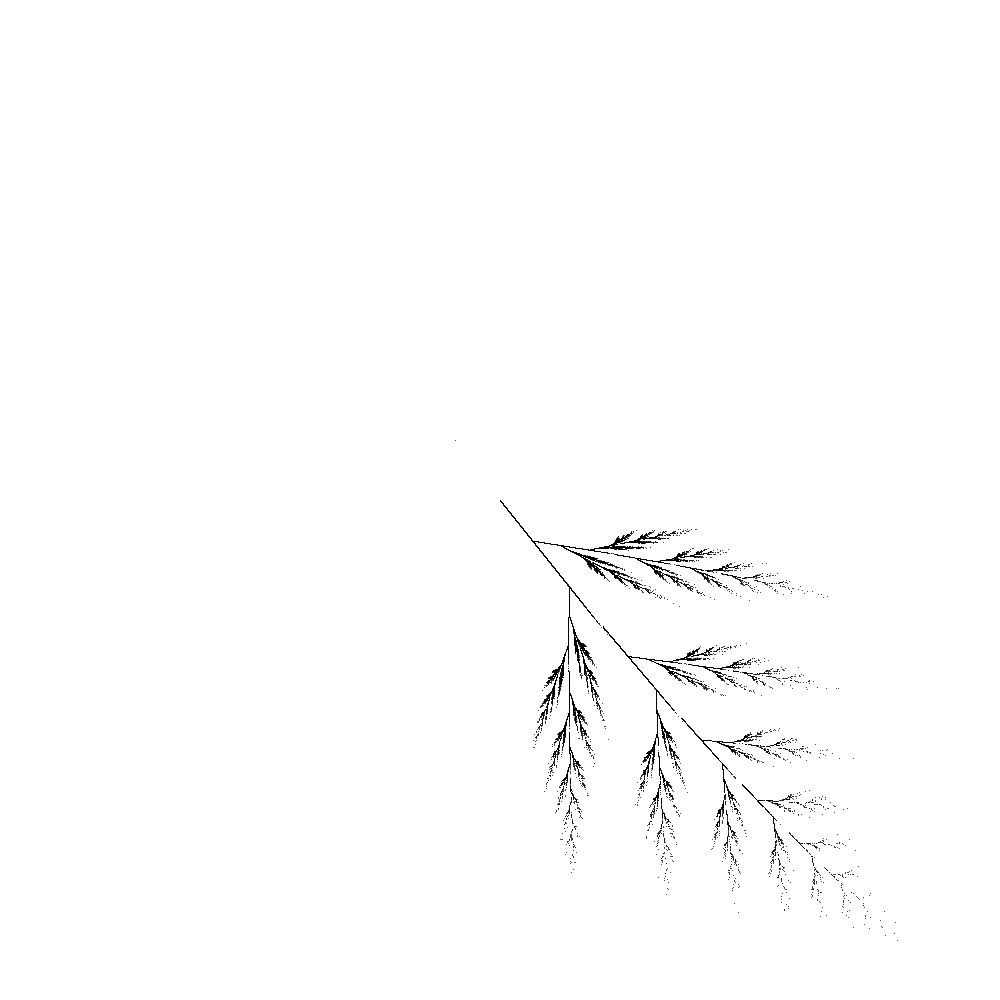
Frame 1 (no input)
Frame 60 (the mouse pressed at the canvas centre just before this capture): identical to frame 1, image omitted
Frame 120 (the mouse held since frame 60 and released just before this capture): identical to frame 1, image omitted

The Processing sketch that drew this single still picture (run headless with seeded random() and noise(); from frame 60 on, the mouse is pressed at the canvas centre):

// Processing sketch: flactale
// ── flactale.pde
void setup() {
  size(1000, 1000);
  background(255);

  //Koch(2);
  drawIFS(1, 500, 100000);
}


void draw() {
}



class point {
  float x;
  float y;

  public point() {
  }

  public point(float a, float b) {
    x = a;
    y = b;
  }
}


public void Koch(int i) {
  point x = new point(100, 160);
  point y = new point(400, 160);
  point z = new point(250, 420);
  drawKoch(y, x, i);
  drawKoch(x, z, i);
  drawKoch(z, y, i);
}

public void drawKoch(point a, point b, int i) {
  point c = new point();
  point d = new point();
  point e = new point();

  c.x = a.x + (b.x - a.x) / 3;
  c.y = a.y + (b.y - a.y) / 3;
  d.x = a.x + (b.x - a.x) * 2 / 3;
  d.y = a.y + (b.y - a.y) * 2 / 3;


  e.x = (float)((a.x + b.x) / 2 + Math.sin(PI / 3) * (a.y - b.y) / 3);
  e.y = (float)((a.y + b.y) / 2 + Math.sin(PI / 3) * (b.x - a.x) / 3);


  //the last turn, draw the lines
  if (i <= 0) {
    stroke(0);
    //println(e.x, e.y);
    line(a.x, a.y, c.x, c.y);
    line(c.x, c.y, e.x, e.y);
    line(e.x, e.y, d.x, d.y);
    line(d.x, d.y, b.x, b.y);
  } else { //recursion再帰
    drawKoch(a, c, i-1);
    drawKoch(c, e, i-1);
    drawKoch(e, d, i-1);
    drawKoch(d, b, i-1);
  }
}

double[][][] set = new double[][][]{
  {//100-200
    { 0.1400, 0.4300, 0.4500, 0.4900},
    { 0.0100, 0.5200, -0.4900, 0.0000},
    { 0.0000, -0.4500, 0.4700, 0.0000},
    { 0.5100, 0.5000, 0.4700, 0.5100},
    {-0.0800, 1.4900, -1.6200, 0.0200},
    {-1.3100, -0.7500, -0.7400, 1.6200}
  },
  {//500-550
    { 0.0000, 0.7248, 0.1583, 0.3386 },
    { 0.2439, 0.0337, -0.1297, 0.3694 },
    { 0.0000, -0.0253, 0.3550, 0.2227 },
    { 0.3053, 0.7426, 0.3676, -0.0756 },
    { 0.0000, 0.2060, 0.1383, 0.0679 },
    { 0.0000, 0.2538, 0.1750, 0.0826 }
  },
  {//500-600
    { 0.2020, 0.1380 },
    { -0.8050, 0.6650 },
    { -0.6890, -0.5020 },
    { -0.3420, -0.2220 },
    { -0.3730, 0.6600 },
    { -0.6530, -0.2770 }
  },
  {//500
    {  0.0500,  -0.0500,  0.0300,  -0.0300,  0.5600,  0.1900,  -0.3300},
    {  0.0000,  0.0000,  -0.1400,  0.1400,  0.4400,  0.0700,  -0.3400},
    {  0.0000,  0.0000,  0.0000,  0.0000,  -0.3700,  -0.1000,  -0.3300},
    {  0.4000,  -0.4000,  0.2600,  -0.2600,  0.5100,  0.1500,  0.3400},
    {  -0.0600,  -0.0600,  -0.1600,  -0.1600,  0.3000,  -0.2000,  -0.5400},
    {  -0.4700,  -0.4700,  -0.0100,  -0.0100,  0.1500,  0.2800,  0.3900}
  }

};


public void drawIFS(int s, int size, int t) {

  double  [] a= set[s][0];
  double  [] b= set[s][1];
  double  [] c= set[s][2];
  double  [] d= set[s][3];
  double  [] e= set[s][4];
  double  [] f= set[s][5];
  double x=500, y=500;

  for (int i = 0; i < t; i++) {
    int r = a.length;
    int j = (int)random(r);
    double tempX = a[j]*x + b[j]*y + e[j];
    double tempY = c[j]*x + d[j]*y + f[j];
    int px = (int) (tempX * size + 500);
    int py = (int) (tempY * size + 500);
    line(px, py, px, py);
    x = tempX;
    y = tempY;
  }
}
